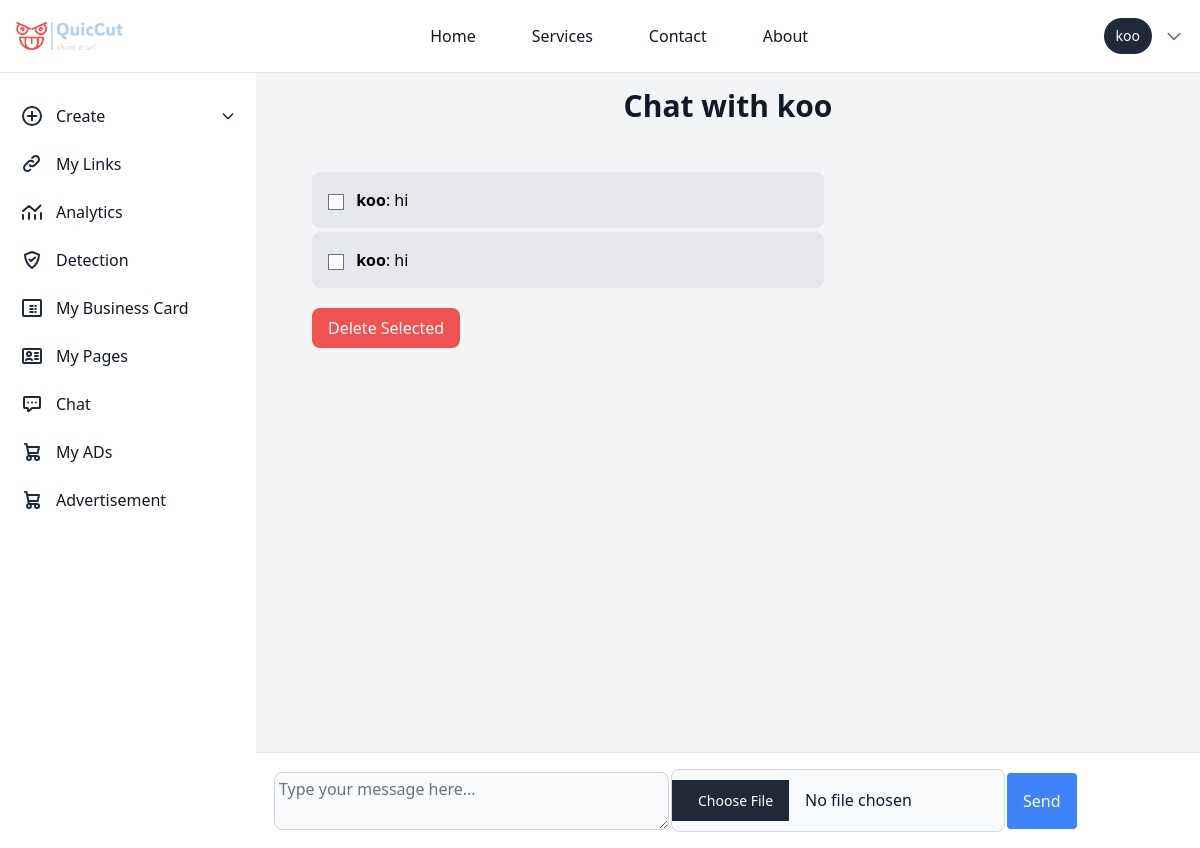
Page /chat/koo/ (signed in) on the earlier database version.
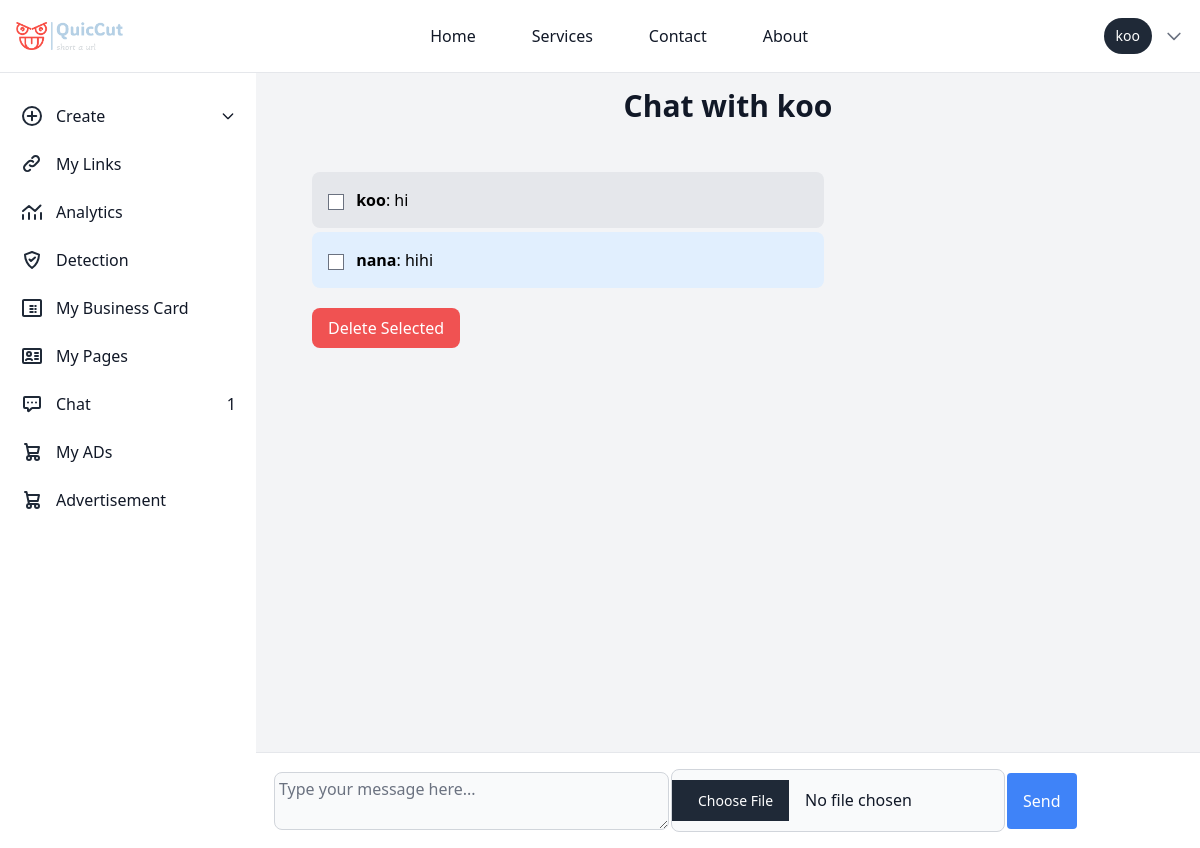
Same page on the later database version.
### chat/models.py (models this page shows, shortened)
class Message(models.Model):
    sender = models.ForeignKey(User, related_name='sent_messages', on_delete=models.CASCADE)
    receiver = models.ForeignKey(User, related_name='received_messages', on_delete=models.CASCADE)
    content = models.TextField()
    timestamp = models.DateTimeField(auto_now_add=True)
    is_read = models.BooleanField(default=False)
    file = models.FileField(upload_to='uploads/', blank=True, null=True)

### chat/views.py (the view)
# urls.py: path('<str:username>/', views.chat_detail, name='chat_detail'),
@login_required
def chat_detail(request, username):
    user = get_object_or_404(User, username=username)
    if request.method == 'POST':
        form = MessageForm(request.POST, request.FILES)
        if form.is_valid():
            message = form.save(commit=False)
            message.sender = request.user
            message.receiver = user
            message.save()
            send_mail(
                subject='New Message Notification',
                message=f'You have received a new message from {request.user.username}.',
                from_email='developeregyakofi@gmail.com',
                recipient_list=[user.email],
                fail_silently=False,
            )
            return redirect('chat_detail', username=user.username)
    else:
        form = MessageForm()
    messages = Message.objects.filter(
        (Q(sender=request.user) & Q(receiver=user)) |
        (Q(sender=user) & Q(receiver=request.user))
    ).order_by('timestamp')
    unread_messages = messages.filter(receiver=request.user, is_read=False)
    unread_messages.update(is_read=True)
    if request.method == 'POST':
        content = request.POST.get('content')
        if content:
            Message.objects.create(sender=request.user, receiver=user, content=content)
    if request.method == 'POST' and 'delete_message_ids' in request.POST:
        message_ids = request.POST.getlist('delete_message_ids')
        Message.objects.filter(id__in=message_ids).delete()
    return render(request, 'chat/chat_detail.html', {'messages': messages, 'form': form, 'user': user})

### chat/forms.py
class MessageForm(forms.ModelForm):
    class Meta:
        model = Message
        fields = ['content', 'file']
        widgets = {
            'content': forms.Textarea(attrs={
                'rows': 2,
                'class': 'p-1 text-md text-gray-900 bg-gray-50 rounded-lg border border-gray-300 focus:ring-blue-500 focus:border-blue-500 dark:bg-gray-700 dark:border-gray-600 dark:placeholder-gray-400 dark:text-white dark:focus:ring-blue-500 dark:focus:border-blue-500',
                'placeholder': 'Type your message here...'
            }),
                'file': forms.ClearableFileInput(attrs={
                'class': "p-2.5 text-md text-gray-900 bg-gray-50 rounded-lg border border-gray-300 focus:ring-blue-500 focus:border-blue-500 dark:bg-gray-700 dark:border-gray-600 dark:placeholder-gray-400 dark:text-white dark:focus:ring-blue-500 dark:focus:border-blue-500",
            }),
        }

### chat/templatetags/chat_tags.py (called while the page is built)
@register.simple_tag
def unread_message_count(user):
    return Message.objects.filter(receiver=user, is_read=False).count()

### templates/chat/chat_detail.html (shortened to what this page needs)
{% extends 'basehome/base.html' %}
{% block content %}
{% load static %}
<div class="bg-gray-100 p-10 sm:ml-64 mt-12 overflow-y-auto max-h-screen flex flex-col">
    <div class="w-full h-screen bg-gray-100">
    <div class="flex-none">
        <h1 class="text-center text-3xl font-bold text-gray-900 mb-8">Chat with {{ user.username }}</h1>
    </div>
    <div class="flex-1 overflow-y-auto p-4 space-y-4 mb-24">
        <form method="post">
            {% if messages %}
                {% for message in messages %}
                    <div class="mb-1 {% if message.sender == request.user %}bg-blue-100 self-end{% else %}bg-gray-200 self-start{% endif %} p-4 rounded-lg max-w-lg">
                        <input type="checkbox" name="delete_message_ids" value="{{ message.id }}" class="mr-2">
                        <strong>{{ message.sender.username }}</strong>: {{ message.content }}
                    </div>
                {% endfor %}
                <button type="submit" class="mt-4 bg-red-500 text-white px-4 py-2 rounded-lg hover:bg-red-600">Delete Selected</button>
            {% endif %}
        </form>
    </div>
    <div class="ml-64 bg-white p-4 border-t border-gray-200 fixed bottom-0 inset-x-0">
        <form method="post" enctype="multipart/form-data" class="flex space-x-0.5 items-center">
                {{ form.content }}
                    {{ form.file }}
                <button type="submit" class="bg-blue-500 text-white px-4 py-4 rounded hover:bg-blue-600">
                    Send
                </button>
            </div>
    </div>
</div>
{% endblock %}

### templates/basehome/base.html (shortened to what the changed rows need)
{% load compress %}
{% load static %}
{% load chat_tags %}
<!DOCTYPE html>
<html lang="en">
<head>
    {% compress css %}
    <link rel="stylesheet" href="{% static 'src/output.css' %}">
    {% endcompress %}
</head>
<body class="p-0 m-0">
    <nav class="bg-white">
      <aside id="logo-sidebar" class=" fixed mt-20 left-0 z-40 w-64 h-screen transition-transform -translate-x-full sm:translate-x-0" aria-label="Sidebar">
        <div class="h-full px-3 py-4 overflow-y-auto bg-white dark:bg-white-800">
        <div >
          <div >
            <ul id="sidebar" class="space-y-2 font-medium">
             {% if user.is_authenticated %}
    <li>
      <a href="{% url 'chat_list' %}"  class="flex items-center p-2 text-gray-900 rounded-lg dark:text-white hover:bg-gray-100 dark:hover:bg-gray-700 group">
         <span class="flex-1 ms-3 whitespace-nowrap">Chat</span>
         {% load chat_tags %}
         {% unread_message_count user as unread_count %}
         {% if unread_count > 0 %}
             <span class="badge badge-danger">{{ unread_count }}</span>
         {% endif %}
      </a>
   </li>
              {% endif %}
            </ul>
          </div>
        </div>
        <br>
        <br>
        <br>
        <br>
      </nav>
    {% block content %}
    {% endblock %}
</body>
</html>

Differences in the rows shown:
removed Message: sender.username "koo", content "hi"
added Message: sender.username "nana", content "hihi"
Other differences:
{{ unread_count }}: (not shown) → "1"
